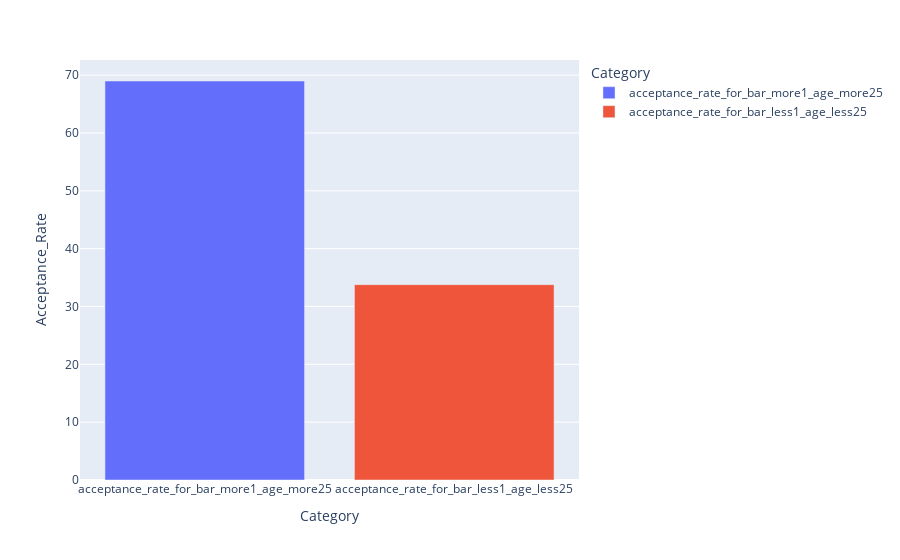

The notebook cell this image was saved under:
### Code cell
px.bar(acceptance_df, x='Category', y='Acceptance_Rate', color='Category')

### Figure 1 — Plotly figure (JSON) as saved in the notebook; plotly's stock layout.template omitted (floating-point values rounded to 4 significant figures)
{"data": [{"hovertemplate": "Category=%{x}<br>Acceptance_Rate=%{y}<extra></extra>", "legendgroup": "acceptance_rate_for_bar_more1_age_more25", "marker": {"color": "#636efa", "pattern": {"shape": ""}}, "name": "acceptance_rate_for_bar_more1_age_more25", "orientation": "v", "showlegend": true, "textposition": "auto", "type": "bar", "x": ["acceptance_rate_for_bar_more1_age_more25"], "xaxis": "x", "y": [68.98], "yaxis": "y"}, {"hovertemplate": "Category=%{x}<br>Acceptance_Rate=%{y}<extra></extra>", "legendgroup": "acceptance_rate_for_bar_less1_age_less25", "marker": {"color": "#EF553B", "pattern": {"shape": ""}}, "name": "acceptance_rate_for_bar_less1_age_less25", "orientation": "v", "showlegend": true, "textposition": "auto", "type": "bar", "x": ["acceptance_rate_for_bar_less1_age_less25"], "xaxis": "x", "y": [33.77], "yaxis": "y"}], "layout": {"barmode": "relative", "legend": {"title": {"text": "Category"}, "tracegroupgap": 0}, "margin": {"t": 60}, "xaxis": {"anchor": "y", "categoryarray": ["acceptance_rate_for_bar_more1_age_more25", "acceptance_rate_for_bar_less1_age_less25"], "categoryorder": "array", "domain": [0, 1], "title": {"text": "Category"}}, "yaxis": {"anchor": "x", "domain": [0, 1], "title": {"text": "Acceptance_Rate"}}}}
